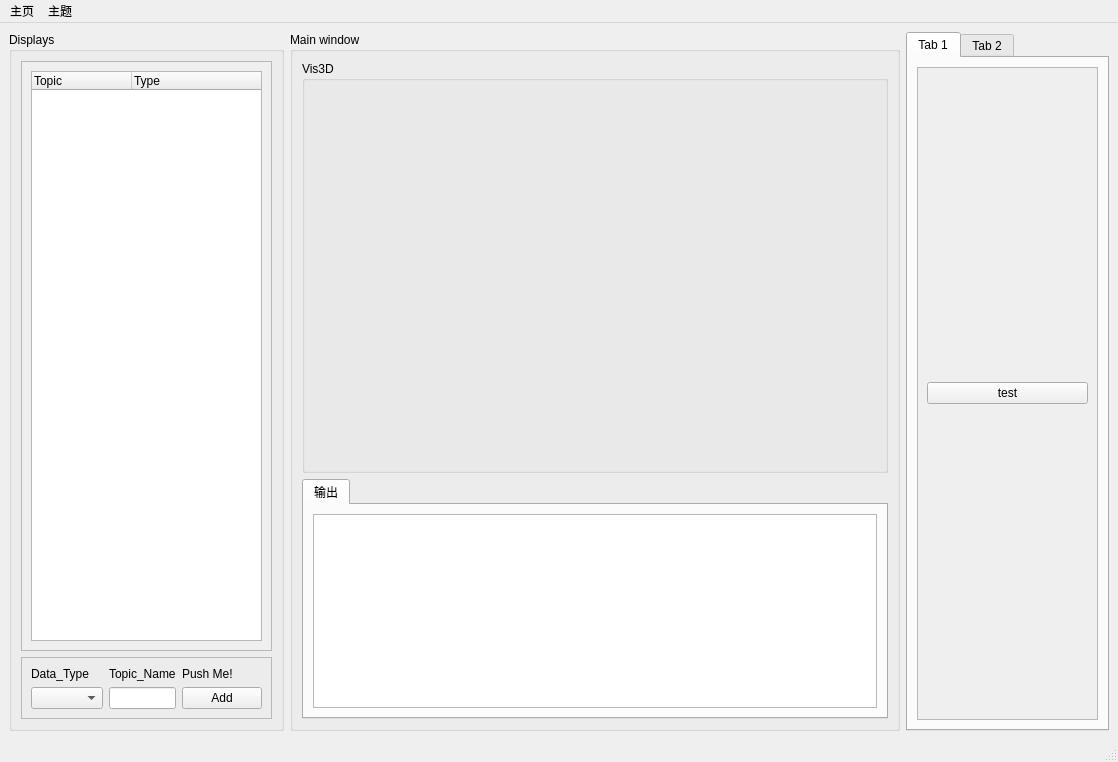
<?xml version="1.0" encoding="UTF-8"?>
<ui version="4.0">
 <class>MainWindow</class>
 <widget class="QMainWindow" name="MainWindow">
  <property name="geometry">
   <rect>
    <x>0</x>
    <y>0</y>
    <width>1118</width>
    <height>762</height>
   </rect>
  </property>
  <property name="windowTitle">
   <string>Xiaoqiang Studio</string>
  </property>
  <widget class="QWidget" name="centralwidget">
   <layout class="QHBoxLayout" name="horizontalLayout" stretch="1,3,1">
    <item>
     <widget class="QGroupBox" name="groupbox_displays">
      <property name="title">
       <string>Displays</string>
      </property>
      <layout class="QVBoxLayout" name="verticalLayout_2" stretch="10,1">
       <item>
        <widget class="QScrollArea" name="scrollArea">
         <property name="widgetResizable">
          <bool>true</bool>
         </property>
         <widget class="QWidget" name="scrollAreaWidgetContents">
          <property name="geometry">
           <rect>
            <x>0</x>
            <y>0</y>
            <width>284</width>
            <height>577</height>
           </rect>
          </property>
          <layout class="QVBoxLayout" name="verticalLayout_6">
           <item>
            <widget class="QTreeWidget" name="tree_widget_for_display">
             <column>
              <property name="text">
               <string>Topic</string>
              </property>
             </column>
             <column>
              <property name="text">
               <string>Type</string>
              </property>
             </column>
            </widget>
           </item>
          </layout>
         </widget>
        </widget>
       </item>
       <item>
        <widget class="QFrame" name="frame">
         <property name="frameShape">
          <enum>QFrame::StyledPanel</enum>
         </property>
         <property name="frameShadow">
          <enum>QFrame::Raised</enum>
         </property>
         <layout class="QGridLayout" name="gridLayout">
          <item row="1" column="2">
           <widget class="QPushButton" name="button_add_topic">
            <property name="text">
             <string>Add</string>
            </property>
           </widget>
          </item>
          <item row="1" column="0">
           <widget class="QComboBox" name="combox_topic_type"/>
          </item>
          <item row="1" column="1">
           <widget class="QLineEdit" name="need_sub_text"/>
          </item>
          <item row="0" column="0">
           <widget class="QLabel" name="label">
            <property name="text">
             <string>Data_Type</string>
            </property>
           </widget>
          </item>
          <item row="0" column="1">
           <widget class="QLabel" name="label_2">
            <property name="text">
             <string>Topic_Name</string>
            </property>
           </widget>
          </item>
          <item row="0" column="2">
           <widget class="QLabel" name="label_3">
            <property name="text">
             <string>Push Me!</string>
            </property>
           </widget>
          </item>
         </layout>
        </widget>
       </item>
      </layout>
     </widget>
    </item>
    <item>
     <widget class="QGroupBox" name="groupbox_mainwindow">
      <property name="title">
       <string>Main window</string>
      </property>
      <layout class="QVBoxLayout" name="verticalLayout_3" stretch="5,0">
       <item>
        <widget class="QGroupBox" name="groupbox_vis3d">
         <property name="title">
          <string>Vis3D</string>
         </property>
         <layout class="QHBoxLayout" name="horizontalLayout_2"/>
        </widget>
       </item>
       <item>
        <widget class="QTabWidget" name="tabwidget_main">
         <property name="currentIndex">
          <number>0</number>
         </property>
         <widget class="QWidget" name="tab_3">
          <attribute name="title">
           <string>输出</string>
          </attribute>
          <layout class="QVBoxLayout" name="verticalLayout">
           <item>
            <widget class="QTextEdit" name="textedit_log_info"/>
           </item>
          </layout>
         </widget>
        </widget>
       </item>
      </layout>
     </widget>
    </item>
    <item>
     <widget class="QTabWidget" name="tabwidget_setting">
      <property name="currentIndex">
       <number>0</number>
      </property>
      <widget class="QWidget" name="tab">
       <attribute name="title">
        <string>Tab 1</string>
       </attribute>
       <layout class="QVBoxLayout" name="verticalLayout_4">
        <item>
         <widget class="QScrollArea" name="scrollArea_2">
          <property name="widgetResizable">
           <bool>true</bool>
          </property>
          <widget class="QWidget" name="scrollAreaWidgetContents_2">
           <property name="geometry">
            <rect>
             <x>0</x>
             <y>0</y>
             <width>170</width>
             <height>638</height>
            </rect>
           </property>
           <layout class="QVBoxLayout" name="verticalLayout_7">
            <item>
             <widget class="QPushButton" name="pushButton">
              <property name="text">
               <string>test</string>
              </property>
             </widget>
            </item>
           </layout>
          </widget>
         </widget>
        </item>
       </layout>
      </widget>
      <widget class="QWidget" name="tab_2">
       <attribute name="title">
        <string>Tab 2</string>
       </attribute>
       <layout class="QVBoxLayout" name="verticalLayout_5">
        <item>
         <widget class="QScrollArea" name="scrollArea_3">
          <property name="widgetResizable">
           <bool>true</bool>
          </property>
          <widget class="QWidget" name="scrollAreaWidgetContents_3">
           <property name="geometry">
            <rect>
             <x>0</x>
             <y>0</y>
             <width>170</width>
             <height>638</height>
            </rect>
           </property>
          </widget>
         </widget>
        </item>
       </layout>
      </widget>
     </widget>
    </item>
   </layout>
  </widget>
  <widget class="QMenuBar" name="menubar">
   <property name="geometry">
    <rect>
     <x>0</x>
     <y>0</y>
     <width>1118</width>
     <height>31</height>
    </rect>
   </property>
   <widget class="QMenu" name="menu">
    <property name="title">
     <string>主页</string>
    </property>
   </widget>
   <widget class="QMenu" name="menu_theme">
    <property name="title">
     <string>主题</string>
    </property>
    <addaction name="actionDefault"/>
    <addaction name="actionDark"/>
    <addaction name="actionDark_red"/>
    <addaction name="actionDark_purple"/>
    <addaction name="actionDark_lightgreen"/>
    <addaction name="actionDark_amber"/>
    <addaction name="actionLight_blue"/>
    <addaction name="actionLight_cyan"/>
    <addaction name="actionLight_lightgreen"/>
   </widget>
   <addaction name="menu"/>
   <addaction name="menu_theme"/>
  </widget>
  <widget class="QStatusBar" name="statusbar"/>
  <action name="actionDefault">
   <property name="text">
    <string>default</string>
   </property>
  </action>
  <action name="actionDark">
   <property name="text">
    <string>dark_teal</string>
   </property>
  </action>
  <action name="actionDark_red">
   <property name="text">
    <string>dark_red</string>
   </property>
  </action>
  <action name="actionDark_purple">
   <property name="text">
    <string>dark_purple</string>
   </property>
  </action>
  <action name="actionDark_lightgreen">
   <property name="text">
    <string>dark_lightgreen</string>
   </property>
  </action>
  <action name="actionDark_amber">
   <property name="text">
    <string>dark_amber</string>
   </property>
  </action>
  <action name="actionLight_blue">
   <property name="text">
    <string>light_blue</string>
   </property>
  </action>
  <action name="actionLight_cyan">
   <property name="text">
    <string>light_cyan</string>
   </property>
  </action>
  <action name="actionLight_lightgreen">
   <property name="text">
    <string>light_lightgreen</string>
   </property>
  </action>
 </widget>
 <resources/>
 <connections/>
</ui>
